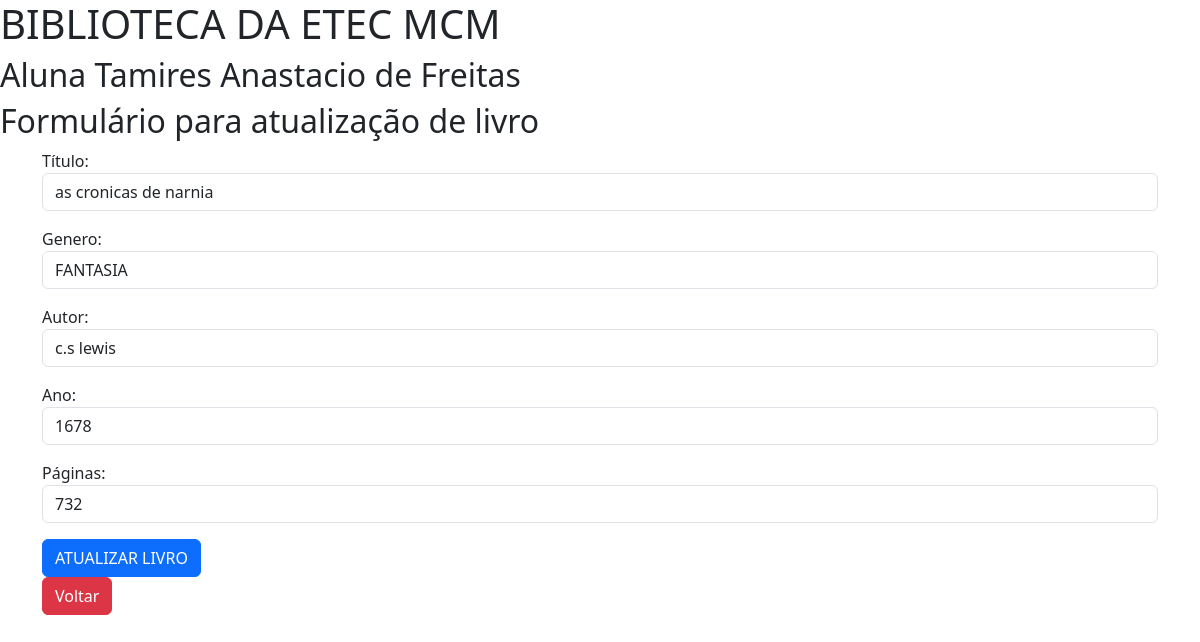
The app's page /form_atualizar.php?id=3 with its own data.
### tables this page shows
CREATE TABLE `livros` (
  `id` int(11) NOT NULL,
  `titulo` varchar(255) NOT NULL,
  `genero` varchar(255) NOT NULL,
  `autor` varchar(255) NOT NULL,
  `ano` int(11) NOT NULL,
  `paginas` int(11) NOT NULL
);

### form_atualizar.php (the view, shortened to what this page needs)
<!DOCTYPE html>
<html lang="en">
<head>
    <link href="https://cdn.jsdelivr.net/npm/bootstrap@5.3.7/dist/css/bootstrap.min.css" rel="stylesheet">
</head>
<body>
    <?php
        include_once 'pedaco.php';
        $id = $_GET['id'];
    ?>
    <h2>Formulário para atualização de livro</h2>
    <div class="container">
        <form action="atualizar.php?id=<?php ECHO $id; ?>" method = POST>
    <?php
    require 'conexao.php';
    $sql = "SELECT * FROM livros WHERE id = $id";
    $stmt = $pdo->query($sql);
    $livros = $stmt->fetch(PDO::FETCH_ASSOC);
    ?>
        <form action="inserir.php" method="POST">
        <div class="mb-3">
            Título: <input type="text" name="novo_titulo" value="<?php echo $livros['titulo'];?>" class="form-control">
        </div>
        <div class="mb-3">
            Genero: <input type="text" name="novo_genero" value="<?php echo $livros['genero'];?>" class="form-control">
        </div>
        <div class="mb-3">
            Autor: <input type="text" name="novo_autor" value="<?php echo $livros['autor'];?>" class="form-control">
        </div>
        <div class="mb-3">
            Ano: <input type="text" name="novo_ano" value="<?php echo $livros['ano'];?>" class="form-control">
        </div>
        <div class="mb-3">
            Páginas: <input type="text" name="novo_paginas" value="<?php echo $livros['paginas'];?>" class="form-control">
        </div>
        <button type="submit" class="btn btn-primary">ATUALIZAR LIVRO</button>
        </form>
        <a class="btn btn-danger"href="index.php" type="button" class="btn btn-primary">Voltar</a>
    </div>
</body>
</html>

### records on screen
livros: novo_titulo "as cronicas de narnia", novo_genero "FANTASIA", novo_autor "c.s lewis", novo_ano "1678", novo_paginas "732"
